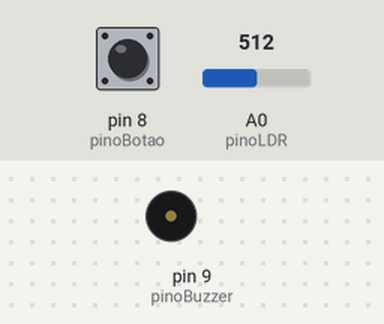
Recording of a sketch running on a simulated Arduino Uno, built with avr-gcc and run on an emulated ATmega328P. Parts: buzzer (waves = sounding). The inputs (shaded band) are chosen by the test bench; at power-on: A0 (pinoLDR) = 512, pin 8 (pinoBotao) HIGH. What the sketch prints to the serial monitor is not drawn.

Above: at 1.2 s.
1.3 s: A0 (pinoLDR) set to 106
4.3 s: A0 (pinoLDR) set to 94
Timing chart, 0 to 7.3 s (numbered marks = the images above; inputs shaded):
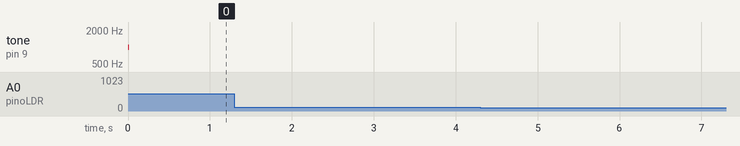

Measured:
- after the input at 1.3 s, every drawn part: stays the same
- after the input at 4.3 s, every drawn part: stays the same

The sketch:

missao_impossivel_com_contador.ino
```cpp
/*******************************************************************************
  RoboCore Kit Iniciante V8 - 14. Projeto Missão Impossível
  Sistema que efetua a contagem de cada objeto que interrompe o feixe.
*******************************************************************************/

// Declaração dos pinos dos componentes
const int pinoLDR = A0;
const int pinoBuzzer = 9;
const int pinoBotao = 8;

// Variáveis gerais
int leituraLDR = 0;
int contador = 0;
int leituraBotao;
int flag = 0;

void setup() {
  // Configura os pinos
  pinMode(pinoLDR, INPUT);
  pinMode(pinoBuzzer, OUTPUT);
  pinMode(pinoBotao, INPUT_PULLUP);
  Serial.begin(9600);
}

void loop() {
  // le o valor de tensão no pino do LDR
  leituraLDR = analogRead(pinoLDR);
  // le o estado do botao
  leituraBotao = digitalRead(pinoBotao);


  // imprime valor lido pelo arduino (0 a 1023)
  Serial.print("Leitura: ");
  Serial.print(leituraLDR);
  Serial.print("\t"); // tabulacao
  Serial.print("Botao: ");
  Serial.print(leituraBotao);
  Serial.print("\t"); // tabulacao
  Serial.print("contador: ");
  Serial.print(contador);
  Serial.println(); // nova linha


  if (leituraBotao == LOW) {
    contador = 0;
    Serial.println(contador);
    delay(100);
  }

  if (leituraLDR <= 800 && flag == 0) {
    contador++;
    flag = 1;
    Serial.println(contador);
    tone(pinoBuzzer, 1000);
    delay(10);
    noTone(pinoBuzzer);
  }
  else if (leituraLDR > 800 && flag == 1) {
    flag = 0;
  }
  delay(10); // aguarda 100 milissegundos para uma nova leitura
}
```
